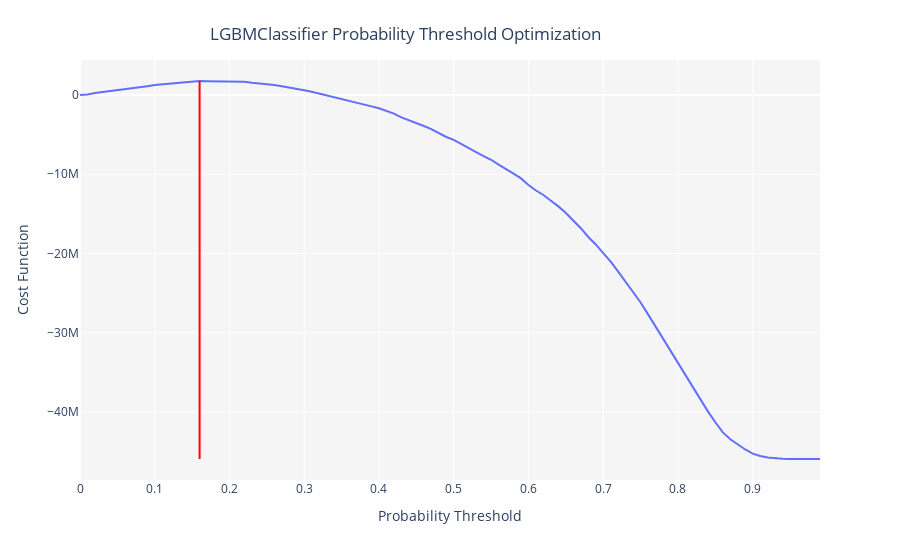

Notebook code for this chart:
### Markdown cell above
#### Examine Thresholds "punishing false negatives"

### Code cell
optimize_threshold(lightgbm, true_negative = 1000, false_negative = -5000)
